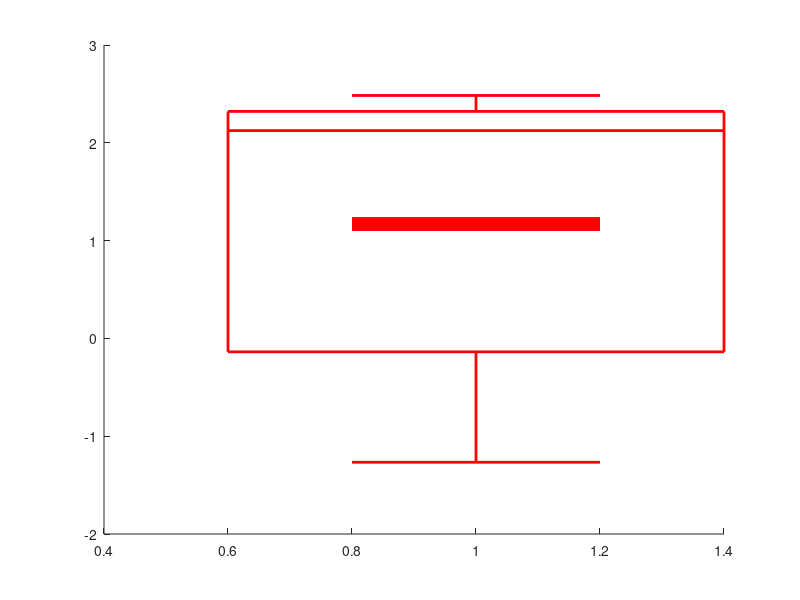

This figure's MATLAB source:
function pBoxWhs(Lct,Wdt,X, Clr, Thc);

if nargin==0;
    clf;
    Lct=1; %location on x axis
    Wdt=0.4; %half width on x axis
    Clr='r'; %color
    Thc=2; %line thickness
    X=randn(5,1); 
end;

%% Key summary statistics
Q=quantile(X,[0.025 .25 .5 .75 .975]); %quantiles to use
Avr=mean(X); %average

hold on;
plot((Lct-Wdt)*ones(2,1),Q([2 4]),'color',Clr,'linewidth',Thc);
plot((Lct+Wdt)*ones(2,1),Q([2 4]),'color',Clr,'linewidth',Thc);
plot([Lct-Wdt,Lct+Wdt],Q(2)*ones(2,1),'color',Clr,'linewidth',Thc);
plot([Lct-Wdt,Lct+Wdt],Q(3)*ones(2,1),'color',Clr,'linewidth',Thc);
plot([Lct-Wdt,Lct+Wdt],Q(4)*ones(2,1),'color',Clr,'linewidth',Thc);
plot(Lct*ones(2,1),Q([4 5]),'color',Clr,'linewidth',Thc);
plot(Lct*ones(2,1),Q([1 2]),'color',Clr,'linewidth',Thc);
plot([Lct-Wdt/2,Lct+Wdt/2],Q(1)*ones(2,1),'color',Clr,'linewidth',Thc);
plot([Lct-Wdt/2,Lct+Wdt/2],Q(5)*ones(2,1),'color',Clr,'linewidth',Thc);
%plot([Lct-Wdt,Lct+Wdt],Avr*ones(2,1),'color',Clr,'linewidth',Thc*4,'linestyle','-');
plot([Lct-Wdt/2,Lct+Wdt/2],Avr*ones(2,1),'color',Clr,'linewidth',Thc*5,'linestyle','-');

return;
